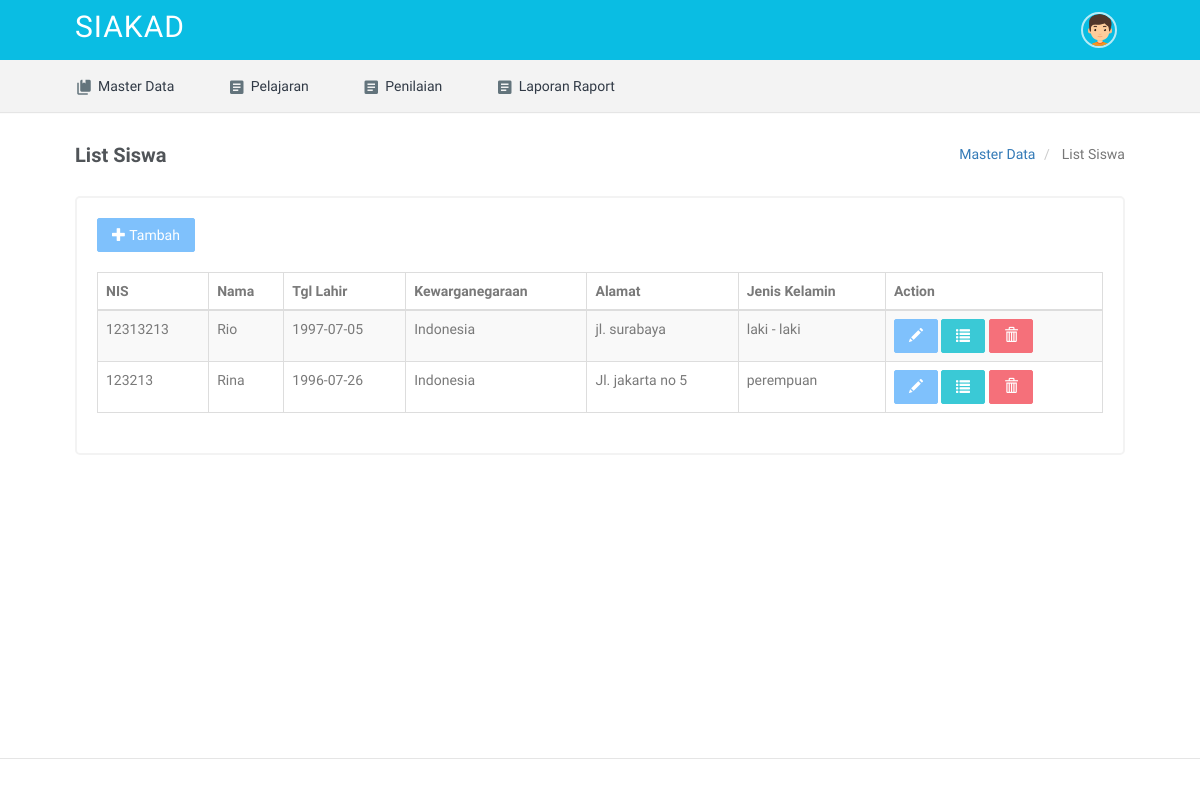
/index.php/siswa, run on the app's committed database.
### tables this page shows
CREATE TABLE `siswa` (
  `id_siswa` int(11) NOT NULL,
  `nis` int(20) NOT NULL,
  `nama` varchar(40) NOT NULL,
  `tgl_lahir` varchar(20) NOT NULL,
  `kewarganegaraan` varchar(20) NOT NULL,
  `alamat` varchar(40) NOT NULL,
  `jenis_kelamin` varchar(20) NOT NULL
);

### application/modules/siswa/controllers/Siswa.php (called while the page is built, shortened)
<?php
class Siswa extends MX_Controller {
    public function __construct(){
        $this->load->model('m_siswa');
        $this->load->library('session');
    }
    public function index(){
        $data['page'] = array(
            'page1' => 'Master Data',
            'page2' => 'List Siswa',
            'title' => 'List Siswa'
        );
        $data['row'] = $this->m_siswa->all()->result();
            $this->load->view('template/header');
            $this->load->view('siswa/data_siswa', $data);
            $this->load->view('template/footer');
    }
}

### index.php (called while the page is built, shortened)
<?php
require_once BASEPATH.'core/CodeIgniter.php';

### application/modules/siswa/models/M_siswa.php (called while the page is built, shortened)
<?php
class M_siswa extends CI_Model{
	public $tables = 'siswa';
	function all(){
		return $this->db->get($this->tables);
	}
}

### application/modules/siswa/views/data_siswa.php (the view, shortened to what this page needs)
<div class="wrapper">
    <div class="container">
        <div class="row">
            <div class="col-sm-12">
                <div class="page-title-box">
                    <div class="btn-group pull-right">
                        <ol class="breadcrumb hide-phone p-0 m-0">
                            <li>
                                <a href="#"><?php echo $page['page1']; ?></a>
                            </li>
                            <li class="active">
                                <?php echo $page['page2']; ?>
                            </li>
                        </ol>
                    </div>
                    <h4 class="page-title"><?php echo $page['title']; ?></h4>
                </div>
            </div>
        </div>
        <div class="row">
            <div class="col-sm-12">
                <div class="card-box table-responsive">
                    <div style="margin-bottom:20px;">
                        <a href="siswa/form_insert_siswa" class="btn btn-primary waves-effect"><span class="glyphicon glyphicon-plus"></span> Tambah</a>
                    </div>
                    <table id="datatable" class="table table-striped table-bordered">
                        <thead>
                        <tr>
                            <th>NIS</th>
                            <th>Nama</th>
                            <th>Tgl Lahir</th>
                            <th>Kewarganegaraan</th>
                            <th>Alamat</th>
                            <th>Jenis Kelamin</th>
                            <th>Action</th>
                        </tr>
                        </thead>
                        <tbody>
                            <?php
                            foreach ($row as $key ) {
                            ?>
                            <tr>
                                <td><?php echo $key->nis; ?></td>
                                <td><?php echo $key->nama; ?></td>
                                <td><?php echo $key->tgl_lahir; ?></td>
                                <td><?php echo $key->kewarganegaraan; ?></td>
                                <td><?php echo $key->alamat; ?></td>
                                <td><?php echo $key->jenis_kelamin; ?></td>
                                <td>
                                    <a href="siswa/form_edit_siswa/<?php echo $key->id_siswa; ?>" class="btn btn-primary  waves-effect"><span class="glyphicon glyphicon-pencil"></span></a>
                                    <a href="siswa/form_detail_siswa/<?php echo $key->id_siswa; ?>" class="btn btn-info  waves-effect"><span class="glyphicon glyphicon-list"></span></a>
                                    <button idne="<?php echo $key->id_siswa; ?>" class="btn btn-danger waves-effect waves-light btndel" ><span class="glyphicon glyphicon-trash"></span></button>
                                </td>
                            </tr>
                            <?php
                            }
                            ?>
                        </tbody>
                    </table>
                </div>
            </div>
        </div>

### assets/assets/css/core.css (style rules this page uses)
body { font-family: 'Varela Round', sans-serif; margin: 0; padding-bottom: 65px; overflow-x: hidden; color: #797979; }
html { position: relative; min-height: 100%; }
.h1, .h2, .h3, .h4, .h5, .h6, h1, h2, h3, h4, h5, h6 { color: #505458; font-family: 'Hind Madurai', sans-serif; margin: 10px 0; }
* { outline: none !important; }
.p-0 { padding: 0 !important; }
.m-0 { margin: 0 !important; }
.card-box { padding: 20px; border: 2px solid #f3f3f3; -webkit-border-radius: 5px; border-radius: 5px; -moz-border-radius: 5px; background-clip: padding-box; margin-bottom: 20px; background-color: #ffffff; }
.row { margin-right: -10px; margin-left: -10px; }
.col-lg-1, .col-lg-10, .col-lg-11, .col-lg-12, .col-lg-2, .col-lg-3, .col-lg-4, .col-lg-5, .col-lg-6, .col-lg-7, .col-lg-8, .col-lg-9, .col-md-1, .col-md-10, .col-md-11, .col-md-12, .col-md-2, .col-md-3, .col-md-4, .col-md-5, .col-md-6, .col-md-7, .col-md-8, .col-md-9, .col-sm-1, .col-sm-10, .col-sm-11, .col-sm-12, .col-sm-2, .col-sm-3, .col-sm-4, .col-sm-5, .col-sm-6, .col-sm-7, .col-sm-8, .col-sm-9, .col-xs-1, .col-xs-10, .col-xs-11, .col-xs-12, .col-xs-2, .col-xs-3, .col-xs-4, .col-xs-5, .col-xs-6, .col-xs-7, .col-xs-8, .col-xs-9 { padding-left: 10px; padding-right: 10px; }
.breadcrumb { background-color: transparent; margin-bottom: 15px; padding-top: 10px; padding-left: 0; }
.waves-effect { position: relative; cursor: pointer; display: inline-block; overflow: hidden; -webkit-user-select: none; -moz-user-select: none; -ms-user-select: none; user-select: none; -webkit-tap-highlight-color: transparent; vertical-align: middle; z-index: 1; will-change: opacity, transform; -webkit-transition: all 0.3s ease-out; -moz-transition: all 0.3s ease-out; -o-transition: all 0.3s ease-out; -ms-transition: all 0.3s ease-out; transition: all 0.3s ease-out; }

### assets/assets/css/menu.css (style rules this page uses)
.container { width: 90%; }
.wrapper { padding-top: 114px; }
.page-title-box { padding: 30px 0; }
.page-title-box .page-title { font-size: 20px; margin-bottom: 0; margin-top: 0; font-weight: 600; }

### data on the page
siswa: nis "12313213", nama "Rio", tgl_lahir "1997-07-05", kewarganegaraan "Indonesia", alamat "jl. surabaya", jenis_kelamin "laki - laki"
siswa: nis "123213", nama "Rina", tgl_lahir "1996-07-26", kewarganegaraan "Indonesia", alamat "Jl. jakarta no 5", jenis_kelamin "perempuan"

### other printed values
$page['page1'] "Master Data"
$page['page2'] "List Siswa"
$page['title'] "List Siswa"
